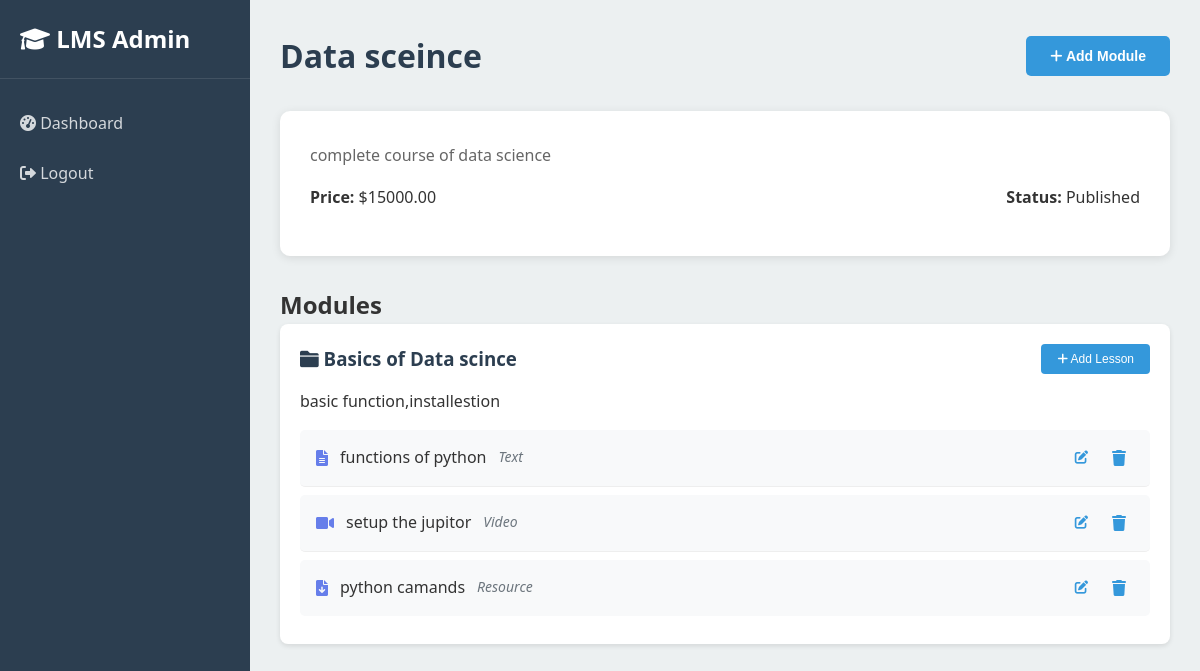
The page /lms-admin/course/2/ (signed in) on the database its author committed.
### courses/models.py (models this page shows, shortened)
class Course(models.Model):
    objects = models.Manager()  # Explicit manager declaration for type checkers
    if TYPE_CHECKING:
        id: int
        modules: 'RelatedManager[Module]'
        enrollments: 'RelatedManager[Enrollment]'
        payments: 'RelatedManager[Payment]'
    title = models.CharField(max_length=200)
    description = models.TextField()
    image = models.ImageField(upload_to='course_images/', blank=True, null=True)
    price = models.DecimalField(max_digits=10, decimal_places=2, default=0.00)
    is_free = models.BooleanField(default=False)
    created_by = models.ForeignKey(User, on_delete=models.CASCADE, related_name='courses_created')
    created_at = models.DateTimeField(default=timezone.now)
    updated_at = models.DateTimeField(auto_now=True)
    is_published = models.BooleanField(default=True)
    class Meta:
        ordering = ['-created_at']

class Module(models.Model):
    objects = models.Manager()  # Explicit manager declaration for type checkers
    if TYPE_CHECKING:
        id: int
        lessons: 'RelatedManager[Lesson]'
    course = models.ForeignKey(Course, on_delete=models.CASCADE, related_name='modules')
    title = models.CharField(max_length=200)
    description = models.TextField(blank=True)
    order = models.PositiveIntegerField(default=0)
    class Meta:
        ordering = ['order']

class Lesson(models.Model):
    objects = models.Manager()  # Explicit manager declaration for type checkers
    if TYPE_CHECKING:
        id: int
        user_progress: 'RelatedManager[LessonProgress]'
    VIDEO = 'video'
    TEXT = 'text'
    RESOURCE = 'resource'
    LESSON_TYPES = [
        (VIDEO, 'Video'),
        (TEXT, 'Text'),
        (RESOURCE, 'Resource'),
    ]
    module = models.ForeignKey(Module, on_delete=models.CASCADE, related_name='lessons')
    title = models.CharField(max_length=200)
    lesson_type = models.CharField(max_length=20, choices=LESSON_TYPES, default=TEXT)
    content = models.TextField(blank=True)
    video_url = models.URLField(blank=True, null=True, help_text='YouTube URL or video link')
    video_file = models.FileField(upload_to='lesson_videos/', blank=True, null=True)
    resource_file = models.FileField(upload_to='lesson_resources/', blank=True, null=True)
    order = models.PositiveIntegerField(default=0)
    duration = models.DurationField(blank=True, null=True)
    class Meta:
        ordering = ['order']

### lms_admin/views.py (the view)
# urls.py: path('course/<int:course_id>/', views.course_detail, name='course_detail'),
@login_required
@user_passes_test(is_admin)
def course_detail(request, course_id):
    course = get_object_or_404(Course, id=course_id)
    modules = course.modules.all()
    context = {
        'course': course,
        'modules': modules,
    }
    return render(request, 'lms_admin/course_detail.html', context)

### lms_admin/views.py (called while the page is built)
def is_admin(user):
    return user.is_staff or user.is_superuser

### templates/lms_admin/course_detail.html (shortened to what this page needs)
{% extends 'base.html' %}
{% block content %}
<div class="admin-container">
    <nav class="admin-nav">
        <div class="nav-header">
            <h2><i class="fas fa-graduation-cap"></i> LMS Admin</h2>
        </div>
        <ul class="nav-menu">
            <li><a href="{% url 'lms_admin:dashboard' %}"><i class="fas fa-tachometer-alt"></i> Dashboard</a></li>
            <li><a href="{% url 'lms_admin:logout' %}"><i class="fas fa-sign-out-alt"></i> Logout</a></li>
        </ul>
    </nav>
    <div class="admin-main">
        <div class="admin-header">
            <h1>{{ course.title }}</h1>
            <button class="btn-primary" onclick="openAddModuleModal()">
                <i class="fas fa-plus"></i> Add Module
            </button>
        </div>
        <div class="course-info">
            <p>{{ course.description }}</p>
            <div class="course-meta">
                <span><strong>Price:</strong> ${{ course.price }}</span>
                <span><strong>Status:</strong> {% if course.is_published %}Published{% else %}Draft{% endif %}</span>
            </div>
        </div>
        <div class="modules-section">
            <h2>Modules</h2>
            {% for module in modules %}
            <div class="module-card">
                <div class="module-header">
                    <h3><i class="fas fa-folder"></i> {{ module.title }}</h3>
                    <button class="btn-small" onclick="openAddLessonModal({{ module.id }})">
                        <i class="fas fa-plus"></i> Add Lesson
                    </button>
                </div>
                <p>{{ module.description }}</p>
                <div class="lessons-list">
                    {% for lesson in module.lessons.all %}
                    <div class="lesson-item">
                        <div class="lesson-info">
                            <i class="fas fa-{% if lesson.lesson_type == 'video' %}video{% elif lesson.lesson_type == 'text' %}file-alt{% else %}file-download{% endif %}"></i>
                            <span>{{ lesson.title }}</span>
                            <span class="lesson-type">{{ lesson.get_lesson_type_display }}</span>
                        </div>
                        <div class="lesson-actions">
                            <button class="btn-icon btn-edit-lesson" onclick="openEditLessonModal({{ lesson.id }}, '{{ lesson.title|escapejs }}', '{{ lesson.lesson_type }}', '{{ lesson.content|escapejs }}', '{{ lesson.video_url }}', {{ lesson.order }})" title="Edit Lesson">
                                <i class="fas fa-edit"></i>
                            </button>
                            <a href="{% url 'lms_admin:delete_lesson' lesson.id %}" class="btn-icon btn-delete-lesson" onclick="return confirm('Are you sure you want to delete this lesson?')" title="Delete Lesson">
                                <i class="fas fa-trash"></i>
                            </a>
                        </div>
                    </div>
                    {% empty %}
                    <p class="no-lessons">No lessons yet.</p>
                    {% endfor %}
                </div>
            </div>
            {% empty %}
            <p class="no-modules">No modules yet. Click "Add Module" to create one.</p>
            {% endfor %}
        </div>
    </div>
</div>
{% endblock %}

### static/css/style.css (style rules this page uses)
* { margin: 0; padding: 0; box-sizing: border-box; }
body { font-family: 'Segoe UI', Tahoma, Geneva, Verdana, sans-serif; line-height: 1.6; color: #333; background-color: #f5f5f5; }
.admin-container { display: flex; min-height: 100vh; }
.admin-nav { width: 250px; background: #2c3e50; color: white; padding: 20px 0; position: fixed; height: 100vh; overflow-y: auto; }
.nav-header { padding: 0 20px 20px; border-bottom: 1px solid rgba(255,255,255,0.1); }
.nav-header h2 { color: white; }
.nav-menu { list-style: none; padding: 20px 0; }
.nav-menu li a { display: block; padding: 12px 20px; color: rgba(255,255,255,0.8); text-decoration: none; transition: all 0.3s; }
.admin-main { margin-left: 250px; padding: 30px; flex: 1; background: #ecf0f1; }
.admin-header { display: flex; justify-content: space-between; align-items: center; margin-bottom: 30px; }
.admin-header h1 { color: #2c3e50; }
.btn-primary { padding: 12px 24px; background: #3498db; color: white; border: none; border-radius: 5px; cursor: pointer; font-size: 14px; font-weight: 600; transition: all 0.3s; }
.btn-small { padding: 8px 16px; background: #3498db; color: white; border: none; border-radius: 4px; cursor: pointer; font-size: 12px; }
.course-meta { display: flex; justify-content: space-between; align-items: center; margin-bottom: 15px; }
.modules-section { margin-top: 30px; }
.module-card { background: white; padding: 20px; margin-bottom: 20px; border-radius: 8px; box-shadow: 0 2px 5px rgba(0,0,0,0.1); }
.module-header { display: flex; justify-content: space-between; align-items: center; margin-bottom: 15px; }
.module-header h3 { color: #2c3e50; }
.lessons-list { margin-top: 15px; }
.lesson-item { padding: 10px; background: #f8f9fa; margin-bottom: 8px; border-radius: 5px; display: flex; align-items: center; gap: 10px; }
.lesson-item i { color: #3498db; }
.course-info { background: white; padding: 30px; border-radius: 10px; margin-bottom: 30px; box-shadow: 0 2px 10px rgba(0,0,0,0.1); }
.course-info p { color: #666; line-height: 1.8; margin-bottom: 15px; }

### templates/lms_admin/course_detail.html (style rules this page uses)
.lesson-item { display: flex; justify-content: space-between; align-items: center; padding: 0.75rem 1rem; border-bottom: 1px solid #eee; }
.lesson-item:last-child { border-bottom: none; }
.lesson-info { display: flex; align-items: center; gap: 0.75rem; flex: 1; }
.lesson-info i { color: #667eea; }
.lesson-type { color: #6c757d; font-size: 0.875rem; font-style: italic; }
.lesson-actions { display: flex; gap: 0.5rem; }
.btn-icon { background: none; border: none; padding: 0.5rem; cursor: pointer; border-radius: 4px; transition: all 0.3s; color: #6c757d; display: inline-flex; align-items: center; justify-content: center; }
.btn-edit-lesson { color: #667eea; }
.btn-delete-lesson { color: #dc3545; text-decoration: none; }

### rows shown on the page
Course: title "Data sceince", description "complete course of data science", price "15000.00"
Module: title "Basics of Data scince", description "basic function,installestion"
Lesson: title "functions of python", lesson_type "Text"
Lesson: title "setup the jupitor", lesson_type "Video"
Lesson: title "python camands", lesson_type "Resource"
